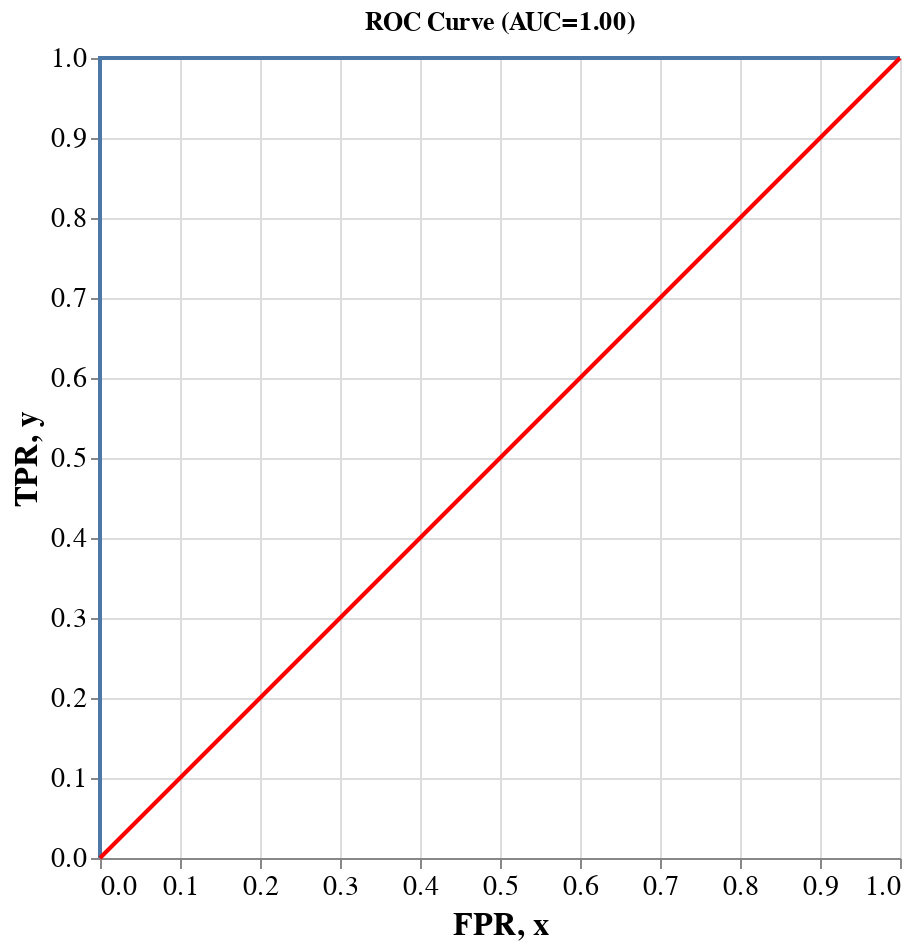

The notebook cell this image was saved under:
### Code cell
import altair as alt
import pandas as pd
import numpy as np
from sklearn.metrics import roc_curve, auc

# Define the true binary labels and predicted probabilities
y_true = np.array([0, 1, 1, 0, 1, 1, 0, 0, 1, 0])
y_prob = np.array([0.3, 0.7, 0.6, 0.4, 0.8, 0.9, 0.2, 0.1, 0.5, 0.2])

# Compute the false positive rate and true positive rate for different thresholds
fpr, tpr, thresholds = roc_curve(y_true, y_prob)

# Compute the area under the curve (AUC)
auc_score = auc(fpr, tpr)

# Create a dataframe with the ROC curve data
roc_data = pd.DataFrame({'FPR': fpr, 'TPR': tpr, 'Threshold': thresholds})

# Define the ROC curve
roc_curve = alt.Chart(roc_data).mark_line().encode(
    x='FPR:Q',
    y='TPR:Q'
).properties(
    title=f'ROC Curve (AUC={auc_score:.2f})',
    width=400,
    height=400
)

# Add diagonal line
diagonal = alt.Chart(pd.DataFrame({'x': [0, 1], 'y': [0, 1]})).mark_line(color='red').encode(
    x='x:Q',
    y='y:Q'
)

# Display the chart
chart = (roc_curve + diagonal).configure_axis(
    labelFontSize=14,
    titleFontSize=16
)
chart

### Figure 1 — Vega-Lite specification as saved in the notebook (floating-point values rounded to 4 significant figures)
{"config": {"view": {"continuousWidth": 400, "continuousHeight": 300}, "axis": {"labelFontSize": 14, "titleFontSize": 16}}, "layer": [{"data": {"name": "data-119d3e763f9f106163667e3a376536b5"}, "mark": "line", "encoding": {"x": {"field": "FPR", "type": "quantitative"}, "y": {"field": "TPR", "type": "quantitative"}}, "height": 400, "title": "ROC Curve (AUC=1.00)", "width": 400}, {"data": {"name": "data-1060f781c7c62a152b45e7f5293ef99a"}, "mark": {"type": "line", "color": "red"}, "encoding": {"x": {"field": "x", "type": "quantitative"}, "y": {"field": "y", "type": "quantitative"}}}], "$schema": "https://vega.github.io/schema/vega-lite/v4.17.0.json", "datasets": {"data-119d3e763f9f106163667e3a376536b5": [{"FPR": 0.0, "TPR": 0.0, "Threshold": 1.9}, {"FPR": 0.0, "TPR": 0.2, "Threshold": 0.9}, {"FPR": 0.0, "TPR": 1.0, "Threshold": 0.5}, {"FPR": 0.4, "TPR": 1.0, "Threshold": 0.3}, {"FPR": 0.8, "TPR": 1.0, "Threshold": 0.2}, {"FPR": 1.0, "TPR": 1.0, "Threshold": 0.1}], "data-1060f781c7c62a152b45e7f5293ef99a": [{"x": 0, "y": 0}, {"x": 1, "y": 1}]}}
